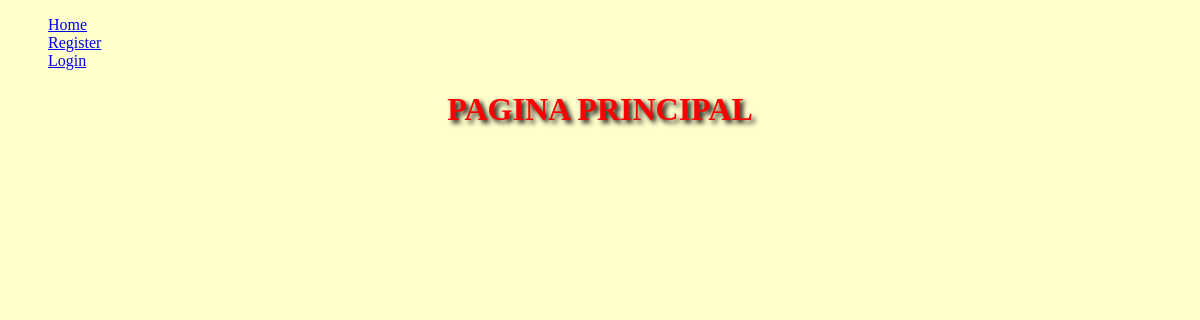
Before: / with the older database file.
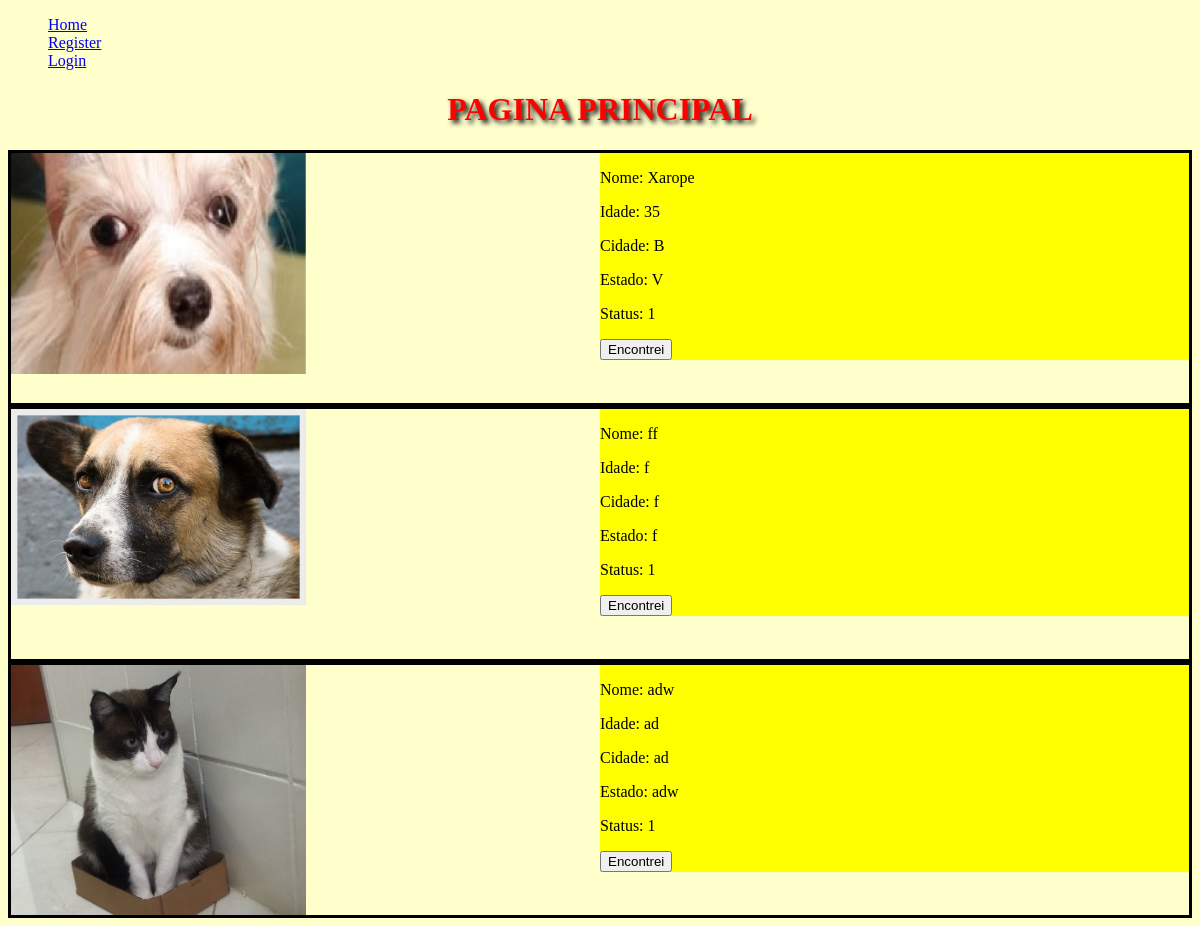
After: the same page with the newer database file.
### product/models.py (models this page shows, shortened)
class Animal(models.Model):
    foto  = models.ImageField(blank=True)
    nome  = models.CharField(max_length=100, blank=True)
    idade = models.CharField(max_length=3, blank=True)
    cidade_desaparecimento = models.CharField(max_length=50, blank=True)
    estado_desaparecimento = models.CharField(max_length=50, blank=True)
    status = models.IntegerField(choices=STATUS_ANIMAL, default=1)
    dono = models.ForeignKey(Dono, on_delete=models.CASCADE,  null=True)

### product/views.py (the view)
# urls.py: path('', pagina_principal, name='pagina_principal'),
def pagina_principal(request):
    animais_cadastrados = Animal.objects.all()
    return render(request, 'pagina_principal.html', {'animais_cadastrados': animais_cadastrados})

### product/templates/pagina_principal.html (shortened to what this page needs)
{% extends 'base.html' %}
{% block css %}
	{% load static %}
	<link href="{% static 'pagina_principal.css' %}"  rel="stylesheet">
{% endblock css %}
{% block content %}
	<h1>PAGINA PRINCIPAL</h1>
	{% for animal in animais_cadastrados %}
		{% if animal.status == 1 %}
			<div class="umAnimalPerdido">
				<div class="imagem">
					{% if animal.foto%}
						{% load static %}
						<img src="{{ animal.foto.url }}" width=50%>
					{% endif %}
				</div>
				<div class="textos">
					<p>Nome: {{animal.nome}}</p>
					<p>Idade: {{animal.idade}}</p>
					<p>Cidade: {{animal.cidade_desaparecimento}}</p>
					<p>Estado: {{animal.estado_desaparecimento}}</p>
					<p>Status: {{animal.status}}</p>
					<button>Encontrei</button>
				</div>
			</div>
		{% endif %}
	{% endfor %}
{% endblock content %}

### product/templates/base.html
<!DOCTYPE html>
<html>
<head>
	{% if request.user.is_authenticated %}
		<p>Hello, {{request.user.username}}</p>
		<ul>
			<li><a href="{% url 'pagina_principal' %}">Home</a></li>
			<li><a href="{% url 'logout' %}">Logout</a></li>
			<li><a href="{% url 'meus_animais' %}">Meus animais</a></li>
		</ul>
	{% else %}
		<ul>
			<li><a href="{% url 'pagina_principal' %}">Home</a></li>
			<li><a href="{% url 'cadastrar_dono' %}">Register</a></li>
			<li><a href="{% url 'login' %}">Login</a></li>
		</ul>
	{% endif %}
	{% block css %}
	{% endblock css %}
</head>
<body>
{% block content %}
{% endblock content %}
</body>
</html>

### product/static/pagina_principal.css (style rules this page uses)
body { background-color: #ffc; }
h1 { color: red; text-shadow: 3px 3px 5px black; text-align: center; }
li { display: inline; }
a { display: block; }
.umAnimalPerdido { overflow: auto; border-style: solid; border-color: black; height: 250px; }
.imagem { display:inline-block; max-width: 50%; float: left; }
.textos { display:inline-block; width: 50%; float:rigth; background-color: yellow; }

Changed rows visible on the page:
added Animal: foto (picture), nome "Xarope", idade "35", cidade_desaparecimento "B", estado_desaparecimento "V", status "1"
added Animal: foto (picture), nome "ff", idade "f", cidade_desaparecimento "f", estado_desaparecimento "f", status "1"
added Animal: foto (picture), nome "adw", idade "ad", cidade_desaparecimento "ad", estado_desaparecimento "adw", status "1"
